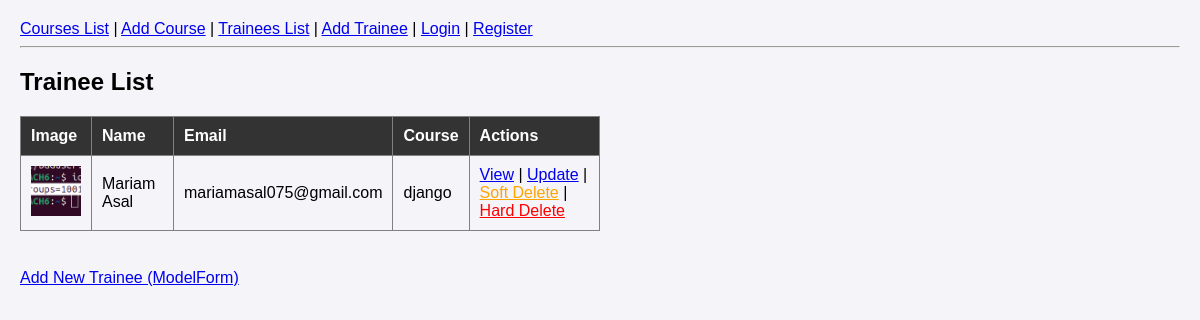
The app's page /trainee/ with its own data.
### Trainee/models.py (models this page shows, shortened)
class Trainee(models.Model):
    first_name = models.CharField(max_length=50)
    last_name = models.CharField(max_length=50)
    email = models.EmailField(unique=True)
    image = models.ImageField(upload_to='trainees/images/', null=True, blank=True)
    course = models.ForeignKey(Course, on_delete=models.CASCADE, related_name='trainees')
    is_deleted = models.BooleanField(default=False)

### Course/models.py (models this page shows, shortened)
class Course(models.Model):
    name = models.CharField(max_length=100)
    description = models.TextField(blank=True, null=True)

### Trainee/views.py (the view)
# urls.py: path('', views.traineelist, name='traineelist'),
def traineelist(request):
    trainees = Trainee.objects.filter(is_deleted=False)
    return render(request, 'trainee/list.html', {'trainees': trainees})

### templates/trainee/list.html
{% extends 'base.html' %}
{% block content %}
    <h2>Trainee List</h2>
    <table border="1" cellpadding="10">
        <tr>
            <th>Image</th> <th>Name</th>
            <th>Email</th>
            <th>Course</th>
            <th>Actions</th>
        </tr>
        {% for trainee in trainees %}
        <tr>
            <td>
                {% if trainee.image %}
                    <img src="{{ trainee.image.url }}" width="50" height="50" style="object-fit: cover;">
                {% else %}
                    <span>No Image</span>
                {% endif %}
            </td>
            <td>{{ trainee.first_name }} {{ trainee.last_name }}</td>
            <td>{{ trainee.email }}</td>
            <td>{{ trainee.course.name }}</td> <td>
                <a href="{% url 'trainee_details' trainee.id %}">View</a> |
                <a href="{% url 'update_trainee' trainee.id %}">Update</a> |
                <a href="{% url 'soft_delete_trainee' trainee.id %}" style="color: orange;">Soft Delete</a> |
                <a href="{% url 'delete_trainee' trainee.id %}"
                   style="color: red;"
                   onclick="return confirm('Delete permanently?')">
                   Hard Delete
                </a>
            </td>
        </tr>
        {% endfor %}
    </table>
    <br>
    <a href="{% url 'add_trainee_modelform' %}">Add New Trainee (ModelForm)</a>
{% endblock %}

### static/style.css (style rules this page uses)
body { font-family: Arial, sans-serif; margin: 20px; background-color: #f4f4f9; }
table { border-collapse: collapse; width: 50%; margin-bottom: 20px; }
th, td { padding: 10px; text-align: left; }
th { background-color: #333; color: white; }

### records on screen
Trainee: image (picture), first_name "Mariam", last_name "Asal", email "mariamasal075@gmail.com", course.name "django"
